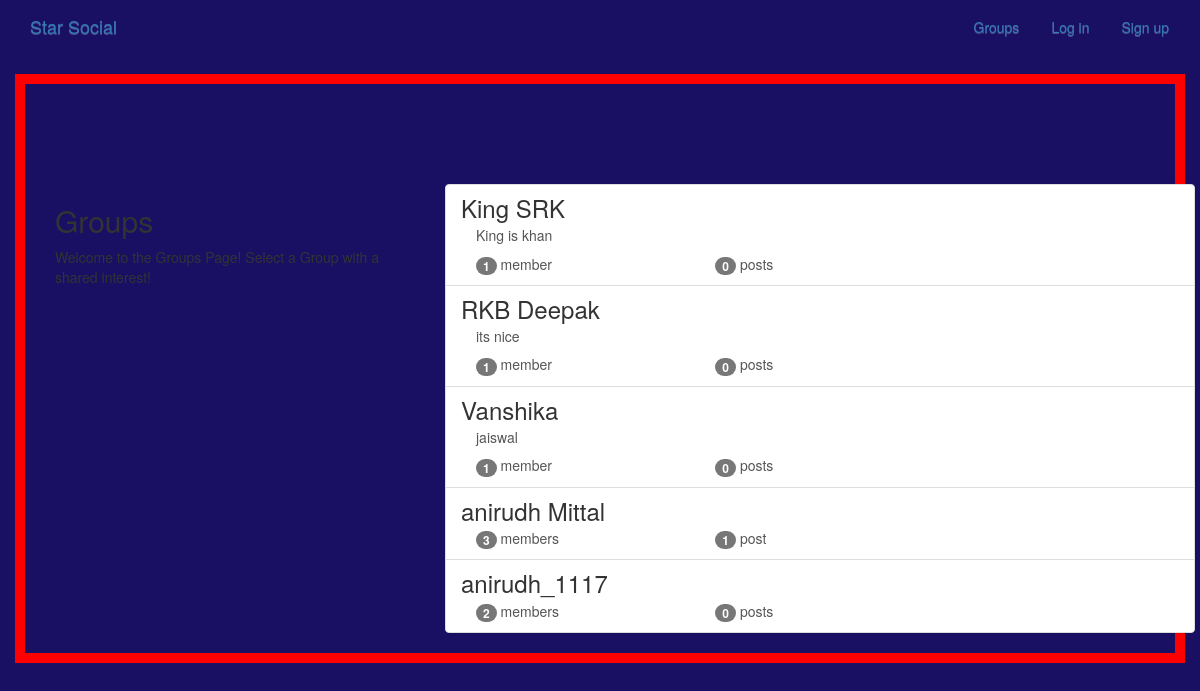
The app's page /groups/ with its own data.
### groups/models.py (models this page shows, shortened)
class Group(models.Model):
    name = models.CharField(max_length=255, unique=True)
    slug = models.SlugField(allow_unicode=True, unique=True)
    description = models.TextField(blank=True, default='')
    description_html = models.TextField(editable=False, default='', blank=True)
    members = models.ManyToManyField(User,through="GroupMember")
    class Meta:
        ordering = ["name"]

### groups/views.py (the view)
class ListGroup(generic.ListView):
    model = Group

### groups/templates/groups/group_list.html (shortened to what this page needs)
{% extends "groups/group_base.html" %}
{% block pregroup %}
<div class="col-md-4">
	<div class="content">
			<h2>Groups</h2>
			<p>Welcome to the Groups Page! Select a Group with a shared interest!</p>
	</div>
</div>
{% endblock %}
{% block group_content %}
<div class="col-md-8">
	<div class="list-group">
		{% for group in object_list %}
		  <a class="list-group-item" href="{% url 'groups:single' slug=group.slug %}">
			     <h3 class="title list-group-item-heading">{{ group.name }}</h3>
			<div class="list-group-item-text container-fluid">
				{{ group.description_html|safe }}
				<div class="row">
					<div class="col-md-4">
						<span class="badge">{{ group.members.count }}</span> member{{ group.members.count|pluralize }}
					</div>
					<div class="col-md-4">
						<span class="badge">{{ group.posts.count }}</span> post{{ group.posts.count|pluralize }}
					</div>
				</div>
			</div>
		</a>
		{% endfor %}
	</div>
</div>
{% endblock %}

### groups/templates/groups/group_base.html (shortened to what this page needs)
{% extends 'base.html' %}
{% block content %}
  <div class="container">
      <div class="row">
        {% block pregroup %}{% endblock %}
        {% block group_content %}{% endblock %}
      </div>
  </div>
{% endblock %}

### templates/base.html (shortened to what this page needs)
{% load staticfiles %}
<!DOCTYPE html>
<html lang="en">
<head>
     <link rel="stylesheet" href="https://maxcdn.bootstrapcdn.com/bootstrap/3.3.7/css/bootstrap.min.css">
     <link rel="stylesheet" href="https://maxcdn.bootstrapcdn.com/bootstrap/3.3.7/css/bootstrap-theme.min.css">
     <link rel="stylesheet" href="{% static 'socialsite/css/master.css'%}">
</head>
<body>
    <nav class="navbar  mynav" role="navigation" id="navbar">
        <div class="container">
    <a class="navbar-brand mynav" href="{% url 'home' %}">Star Social</a>
                <ul class="nav navbar-nav navbar-right">
                        {% if user.is_authenticated %}
                        <li><a href="{% url 'posts:create' %}" class="btn btn-simple">Post</a></li>
                        <li><a href="{% url 'groups:all' %}" class="btn btn-simple">Groups</a></li>
                        <li><a href="{% url 'groups:create' %}" class="btn btn-simple">Create Group</a></li>
                        <li><a href="{% url 'accounts:logout' %}" class="btn btn-simple">Log out</a></li>
                        {% else %}
                                    <li><a href="{% url 'groups:all' %}"class="btn btn-simple">Groups</a></li>
                                    <li><a href="{% url 'accounts:login' %}" class="btn btn-simple">Log in</a></li>
                                    <li><a href="{% url 'accounts:signup' %}" class="btn btn-simple">Sign up</a></li>
                       {% endif %}
                </ul>
            </div>
        </nav>
    <div class="container mycontent">
            {% block content %}
           {% endblock %}
</body>
</html>

### socialsite/static/socialsite/css/master.css (style rules this page uses)
.mycontent { padding-top: 100px; border: 10px solid red; }
html, body { height: 100%; width: 100%; overflow: hidden; background: #191063; margin: 0; }

### records on screen
Group: name "King SRK", description_html "King is khan", members.count "1", posts.count "0"
Group: name "RKB Deepak", description_html "its nice", members.count "1", posts.count "0"
Group: name "Vanshika", description_html "jaiswal", members.count "1", posts.count "0"
Group: name "anirudh Mittal", members.count "3", posts.count "1"
Group: name "anirudh_1117", members.count "2", posts.count "0"
